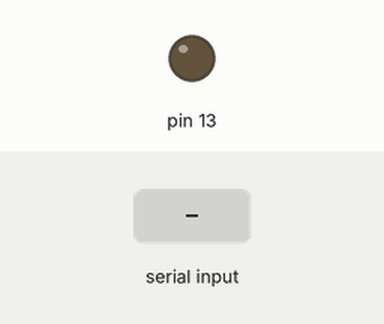
Bench run of a sketch on a simulated Arduino Uno, built with avr-gcc and run on an emulated ATmega328P. Shown: output pins drawn as LEDs (lit = HIGH). The inputs (shaded band) are chosen by the test bench. What the sketch prints to the serial monitor is not drawn.

Above: at 1.2 s.
1.3 s: "a" received over Serial
At 2.5 s:
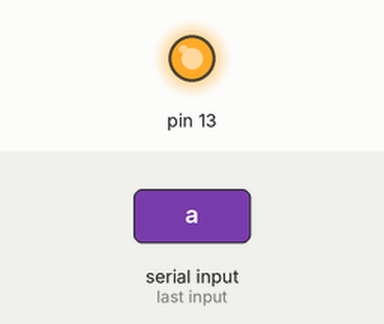
2.8 s: "z" received over Serial
At 3.7 s:
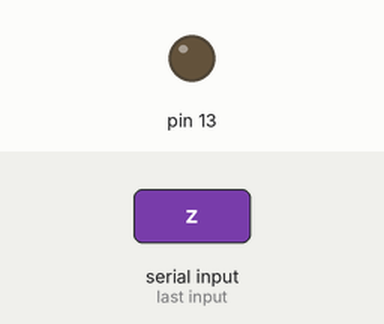
Timing chart, 0 to 5.8 s (numbered marks = the images above; inputs shaded):
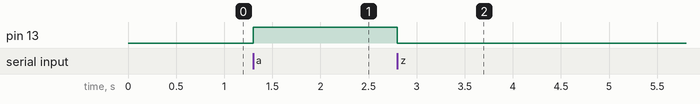

Measured:
- after the input at 1.3 s, pin 13: LOW → HIGH at once
- after the input at 2.8 s, pin 13: HIGH → LOW at once

The sketch:

code_5_key_press_led_ON.ino
```cpp
char inp,choice;
int r=5;
void setup() {
  // put your setup code here, to run once:
Serial.begin(9600);
  pinMode(13,OUTPUT);
}

void loop() {
  // put your main code here, to run repeatedly:
  do
  {
  inp=Serial.read();
  if(inp=='a')
  {
      Serial.write(" you turn ON \'LED\'");
      digitalWrite(13,HIGH);

    Serial.println(r);
    Serial.write(r);
    }
    if(inp=='z')
  {
      Serial.write(" you turn OFF \'LED\'");
      digitalWrite(13,LOW);

    Serial.println();
    }

}while(1);
}
```
